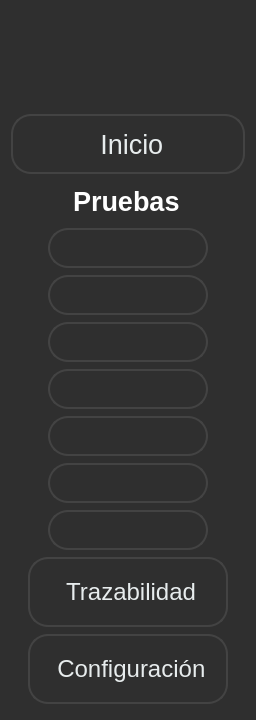
     <widget class="QWidget" name="sidebar" native="true">
      <property name="minimumSize">
       <size>
        <width>256</width>
        <height>720</height>
       </size>
      </property>
      <property name="maximumSize">
       <size>
        <width>256</width>
        <height>768</height>
       </size>
      </property>
      <property name="styleSheet">
       <string notr="true">QWidget{
background-color: rgb(47, 47, 47);

}



QPushButton {
	color: rgb(231, 236, 237);
	background-color: rgb(47, 47, 47);

     border: 2px solid rgb(67, 67, 67); /* Borde para el QStackedWidget */
    border-radius: 20px; /* Bordes redondeados solo para el QStackedWidget */
    padding: 5px; /* Opcional: agrega espacio interno */
}</string>
      </property>
      <layout class="QVBoxLayout" name="verticalLayout">
       <item>
        <layout class="QHBoxLayout" name="horizontalLayout_9">
         <item>
          <spacer name="horizontalSpacer">
           <property name="orientation">
            <enum>Qt::Horizontal</enum>
           </property>
           <property name="sizeType">
            <enum>QSizePolicy::Fixed</enum>
           </property>
           <property name="sizeHint" stdset="0">
            <size>
             <width>20</width>
             <height>17</height>
            </size>
           </property>
          </spacer>
         </item>
         <item>
          <widget class="QLabel" name="lblLogo">
           <property name="minimumSize">
            <size>
             <width>190</width>
             <height>70</height>
            </size>
           </property>
           <property name="maximumSize">
            <size>
             <width>190</width>
             <height>80</height>
            </size>
           </property>
           <property name="text">
            <string/>
           </property>
           <property name="pixmap">
            <pixmap resource="../resources/resources.qrc">:/resources/vectorseek.com-Nidec Logo Vector.png</pixmap>
           </property>
           <property name="scaledContents">
            <bool>true</bool>
           </property>
          </widget>
         </item>
         <item>
          <spacer name="horizontalSpacer_2">
           <property name="orientation">
            <enum>Qt::Horizontal</enum>
           </property>
           <property name="sizeType">
            <enum>QSizePolicy::Fixed</enum>
           </property>
           <property name="sizeHint" stdset="0">
            <size>
             <width>21</width>
             <height>17</height>
            </size>
           </property>
          </spacer>
         </item>
        </layout>
       </item>
       <item>
        <spacer name="verticalSpacer">
         <property name="orientation">
          <enum>Qt::Vertical</enum>
         </property>
         <property name="sizeType">
          <enum>QSizePolicy::Fixed</enum>
         </property>
         <property name="sizeHint" stdset="0">
          <size>
           <width>20</width>
           <height>15</height>
          </size>
         </property>
        </spacer>
       </item>
       <item>
        <widget class="QPushButton" name="btnInicializar">
         <property name="minimumSize">
          <size>
           <width>180</width>
           <height>60</height>
          </size>
         </property>
         <property name="font">
          <font>
           <pointsize>20</pointsize>
          </font>
         </property>
         <property name="styleSheet">
          <string notr="true">color: rgb(231, 236, 237);</string>
         </property>
         <property name="text">
          <string> Inicio</string>
         </property>
         <property name="icon">
          <iconset resource="../resources/resources.qrc">
           <normaloff>:/resources/home.png</normaloff>:/resources/home.png</iconset>
         </property>
         <property name="iconSize">
          <size>
           <width>32</width>
           <height>32</height>
          </size>
         </property>
         <property name="checkable">
          <bool>true</bool>
         </property>
        </widget>
       </item>
       <item>
        <layout class="QHBoxLayout" name="horizontalLayout">
         <item>
          <spacer name="horizontalSpacer_12">
           <property name="orientation">
            <enum>Qt::Horizontal</enum>
           </property>
           <property name="sizeHint" stdset="0">
            <size>
             <width>40</width>
             <height>20</height>
            </size>
           </property>
          </spacer>
         </item>
         <item>
          <widget class="QLabel" name="label">
           <property name="minimumSize">
            <size>
             <width>110</width>
             <height>30</height>
            </size>
           </property>
           <property name="maximumSize">
            <size>
             <width>120</width>
             <height>40</height>
            </size>
           </property>
           <property name="font">
            <font>
             <pointsize>20</pointsize>
             <weight>75</weight>
             <bold>true</bold>
            </font>
           </property>
           <property name="styleSheet">
            <string notr="true">color: rgb(255, 255, 255);</string>
           </property>
           <property name="text">
            <string>Pruebas</string>
           </property>
          </widget>
         </item>
         <item>
          <spacer name="horizontalSpacer_11">
           <property name="orientation">
            <enum>Qt::Horizontal</enum>
           </property>
           <property name="sizeHint" stdset="0">
            <size>
             <width>40</width>
             <height>20</height>
            </size>
           </property>
          </spacer>
         </item>
        </layout>
       </item>
       <item>
        <layout class="QHBoxLayout" name="horizontalLayout_2">
         <property name="spacing">
          <number>0</number>
         </property>
         <item>
          <spacer name="horizontalSpacer_14">
           <property name="orientation">
            <enum>Qt::Horizontal</enum>
           </property>
           <property name="sizeHint" stdset="0">
            <size>
             <width>40</width>
             <height>20</height>
            </size>
           </property>
          </spacer>
         </item>
         <item>
          <widget class="QPushButton" name="btnPrueba1">
           <property name="minimumSize">
            <size>
             <width>160</width>
             <height>30</height>
            </size>
           </property>
           <property name="maximumSize">
            <size>
             <width>120</width>
             <height>40</height>
            </size>
           </property>
           <property name="font">
            <font>
             <pointsize>20</pointsize>
            </font>
           </property>
           <property name="styleSheet">
            <string notr="true">color: rgb(231, 236, 237);</string>
           </property>
           <property name="text">
            <string/>
           </property>
           <property name="icon">
            <iconset resource="../resources/resources.qrc">
             <normaloff>:/resources/number-1 (1).png</normaloff>:/resources/number-1 (1).png</iconset>
           </property>
           <property name="iconSize">
            <size>
             <width>35</width>
             <height>35</height>
            </size>
           </property>
           <property name="checkable">
            <bool>true</bool>
           </property>
          </widget>
         </item>
         <item>
          <spacer name="horizontalSpacer_13">
           <property name="orientation">
            <enum>Qt::Horizontal</enum>
           </property>
           <property name="sizeHint" stdset="0">
            <size>
             <width>40</width>
             <height>20</height>
            </size>
           </property>
          </spacer>
         </item>
        </layout>
       </item>
       <item>
        <layout class="QHBoxLayout" name="horizontalLayout_3">
         <property name="spacing">
          <number>0</number>
         </property>
         <item>
          <spacer name="horizontalSpacer_15">
           <property name="orientation">
            <enum>Qt::Horizontal</enum>
           </property>
           <property name="sizeHint" stdset="0">
            <size>
             <width>40</width>
             <height>20</height>
            </size>
           </property>
          </spacer>
         </item>
         <item>
          <widget class="QPushButton" name="btnPrueba2">
           <property name="minimumSize">
            <size>
             <width>160</width>
             <height>30</height>
            </size>
           </property>
           <property name="maximumSize">
            <size>
             <width>120</width>
             <height>40</height>
            </size>
           </property>
           <property name="font">
            <font>
             <pointsize>20</pointsize>
            </font>
           </property>
           <property name="styleSheet">
            <string notr="true">color: rgb(231, 236, 237);</string>
           </property>
           <property name="text">
            <string/>
           </property>
           <property name="icon">
            <iconset resource="../resources/resources.qrc">
             <normaloff>:/resources/number-2.png</normaloff>:/resources/number-2.png</iconset>
           </property>
           <property name="iconSize">
            <size>
             <width>35</width>
             <height>35</height>
            </size>
           </property>
           <property name="checkable">
            <bool>true</bool>
           </property>
          </widget>
         </item>
         <item>
          <spacer name="horizontalSpacer_16">
           <property name="orientation">
            <enum>Qt::Horizontal</enum>
           </property>
           <property name="sizeHint" stdset="0">
            <size>
             <width>40</width>
             <height>20</height>
            </size>
           </property>
          </spacer>
         </item>
        </layout>
       </item>
       <item>
        <layout class="QHBoxLayout" name="horizontalLayout_4">
         <property name="spacing">
          <number>0</number>
         </property>
         <item>
          <spacer name="horizontalSpacer_18">
           <property name="orientation">
            <enum>Qt::Horizontal</enum>
           </property>
           <property name="sizeHint" stdset="0">
            <size>
             <width>40</width>
             <height>20</height>
            </size>
           </property>
          </spacer>
         </item>
         <item>
          <widget class="QPushButton" name="btnPrueba3">
           <property name="minimumSize">
            <size>
             <width>160</width>
             <height>30</height>
            </size>
           </property>
           <property name="maximumSize">
            <size>
             <width>120</width>
             <height>40</height>
            </size>
           </property>
           <property name="font">
            <font>
             <pointsize>20</pointsize>
            </font>
           </property>
           <property name="styleSheet">
            <string notr="true">color: rgb(231, 236, 237);</string>
           </property>
           <property name="text">
            <string/>
           </property>
           <property name="icon">
            <iconset resource="../resources/resources.qrc">
             <normaloff>:/resources/number-3.png</normaloff>:/resources/number-3.png</iconset>
           </property>
           <property name="iconSize">
            <size>
             <width>35</width>
             <height>35</height>
            </size>
           </property>
           <property name="checkable">
            <bool>true</bool>
           </property>
          </widget>
         </item>
         <item>
          <spacer name="horizontalSpacer_17">
           <property name="orientation">
            <enum>Qt::Horizontal</enum>
           </property>
           <property name="sizeHint" stdset="0">
            <size>
             <width>40</width>
             <height>20</height>
            </size>
           </property>
          </spacer>
         </item>
        </layout>
       </item>
       <item>
        <layout class="QHBoxLayout" name="horizontalLayout_5">
         <property name="spacing">
          <number>0</number>
         </property>
         <item>
          <spacer name="horizontalSpacer_19">
           <property name="orientation">
            <enum>Qt::Horizontal</enum>
           </property>
           <property name="sizeHint" stdset="0">
            <size>
             <width>40</width>
             <height>20</height>
            </size>
           </property>
          </spacer>
         </item>
         <item>
          <widget class="QPushButton" name="btnPrueba4">
           <property name="minimumSize">
            <size>
             <width>160</width>
             <height>30</height>
            </size>
           </property>
           <property name="maximumSize">
            <size>
             <width>120</width>
             <height>40</height>
            </size>
           </property>
           <property name="font">
            <font>
             <pointsize>20</pointsize>
            </font>
           </property>
           <property name="styleSheet">
            <string notr="true">color: rgb(231, 236, 237);</string>
           </property>
           <property name="text">
            <string/>
           </property>
           <property name="icon">
            <iconset resource="../resources/resources.qrc">
             <normaloff>:/resources/number-4.png</normaloff>:/resources/number-4.png</iconset>
           </property>
           <property name="iconSize">
            <size>
             <width>35</width>
             <height>35</height>
            </size>
           </property>
           <property name="checkable">
            <bool>true</bool>
           </property>
          </widget>
         </item>
         <item>
          <spacer name="horizontalSpacer_20">
           <property name="orientation">
            <enum>Qt::Horizontal</enum>
           </property>
           <property name="sizeHint" stdset="0">
            <size>
             <width>40</width>
             <height>20</height>
            </size>
           </property>
          </spacer>
         </item>
        </layout>
       </item>
       <item>
        <layout class="QHBoxLayout" name="horizontalLayout_6">
         <property name="spacing">
          <number>0</number>
         </property>
         <item>
          <spacer name="horizontalSpacer_22">
           <property name="orientation">
            <enum>Qt::Horizontal</enum>
           </property>
           <property name="sizeHint" stdset="0">
            <size>
             <width>40</width>
             <height>20</height>
            </size>
           </property>
          </spacer>
         </item>
         <item>
          <widget class="QPushButton" name="btnPrueba5">
           <property name="minimumSize">
            <size>
             <width>160</width>
             <height>30</height>
            </size>
           </property>
           <property name="maximumSize">
            <size>
             <width>120</width>
             <height>40</height>
            </size>
           </property>
           <property name="font">
            <font>
             <pointsize>20</pointsize>
            </font>
           </property>
           <property name="styleSheet">
            <string notr="true">color: rgb(231, 236, 237);</string>
           </property>
           <property name="text">
            <string/>
           </property>
           <property name="icon">
            <iconset resource="../resources/resources.qrc">
             <normaloff>:/resources/number-5.png</normaloff>:/resources/number-5.png</iconset>
           </property>
           <property name="iconSize">
            <size>
             <width>35</width>
             <height>35</height>
            </size>
           </property>
           <property name="checkable">
            <bool>true</bool>
           </property>
          </widget>
         </item>
         <item>
          <spacer name="horizontalSpacer_21">
           <property name="orientation">
            <enum>Qt::Horizontal</enum>
           </property>
           <property name="sizeHint" stdset="0">
            <size>
             <width>40</width>
             <height>20</height>
            </size>
           </property>
          </spacer>
         </item>
        </layout>
       </item>
       <item>
        <layout class="QHBoxLayout" name="horizontalLayout_7">
         <property name="spacing">
          <number>0</number>
         </property>
         <item>
          <spacer name="horizontalSpacer_23">
           <property name="orientation">
            <enum>Qt::Horizontal</enum>
           </property>
           <property name="sizeHint" stdset="0">
            <size>
             <width>40</width>
             <height>20</height>
            </size>
           </property>
          </spacer>
         </item>
         <item>
          <widget class="QPushButton" name="btnPrueba6">
           <property name="minimumSize">
            <size>
             <width>160</width>
             <height>30</height>
            </size>
           </property>
           <property name="maximumSize">
            <size>
             <width>120</width>
             <height>40</height>
            </size>
           </property>
           <property name="font">
            <font>
             <pointsize>20</pointsize>
            </font>
           </property>
           <property name="styleSheet">
            <string notr="true">color: rgb(231, 236, 237);</string>
           </property>
           <property name="text">
            <string/>
           </property>
           <property name="icon">
            <iconset resource="../resources/resources.qrc">
             <normaloff>:/resources/number-6.png</normaloff>:/resources/number-6.png</iconset>
           </property>
           <property name="iconSize">
            <size>
             <width>35</width>
             <height>35</height>
            </size>
           </property>
           <property name="checkable">
            <bool>true</bool>
           </property>
          </widget>
         </item>
         <item>
          <spacer name="horizontalSpacer_24">
           <property name="orientation">
            <enum>Qt::Horizontal</enum>
           </property>
           <property name="sizeHint" stdset="0">
            <size>
             <width>40</width>
             <height>20</height>
            </size>
           </property>
          </spacer>
         </item>
        </layout>
       </item>
       <item>
        <layout class="QHBoxLayout" name="horizontalLayout_8">
         <property name="spacing">
          <number>0</number>
         </property>
         <item>
          <spacer name="horizontalSpacer_26">
           <property name="orientation">
            <enum>Qt::Horizontal</enum>
           </property>
           <property name="sizeHint" stdset="0">
            <size>
             <width>40</width>
             <height>20</height>
            </size>
           </property>
          </spacer>
         </item>
         <item>
          <widget class="QPushButton" name="btnResultados">
           <property name="minimumSize">
            <size>
             <width>160</width>
             <height>30</height>
            </size>
           </property>
           <property name="maximumSize">
            <size>
             <width>120</width>
             <height>40</height>
            </size>
           </property>
           <property name="font">
            <font>
             <pointsize>20</pointsize>
            </font>
           </property>
           <property name="styleSheet">
            <string notr="true">color: rgb(231, 236, 237);</string>
           </property>
           <property name="text">
            <string/>
           </property>
           <property name="icon">
            <iconset resource="../resources/resources.qrc">
             <normaloff>:/resources/clipboard.png</normaloff>:/resources/clipboard.png</iconset>
           </property>
           <property name="iconSize">
            <size>
             <width>32</width>
             <height>32</height>
            </size>
           </property>
           <property name="checkable">
            <bool>true</bool>
           </property>
          </widget>
         </item>
         <item>
          <spacer name="horizontalSpacer_25">
           <property name="orientation">
            <enum>Qt::Horizontal</enum>
           </property>
           <property name="sizeHint" stdset="0">
            <size>
             <width>40</width>
             <height>20</height>
            </size>
           </property>
          </spacer>
         </item>
        </layout>
       </item>
       <item>
        <layout class="QHBoxLayout" name="layoutbtnTrazabilidad">
         <property name="spacing">
          <number>0</number>
         </property>
         <item>
          <spacer name="horizontalSpacer_6">
           <property name="orientation">
            <enum>Qt::Horizontal</enum>
           </property>
           <property name="sizeHint" stdset="0">
            <size>
             <width>18</width>
             <height>20</height>
            </size>
           </property>
          </spacer>
         </item>
         <item>
          <widget class="QPushButton" name="btnTrazabilidad">
           <property name="minimumSize">
            <size>
             <width>200</width>
             <height>60</height>
            </size>
           </property>
           <property name="maximumSize">
            <size>
             <width>220</width>
             <height>70</height>
            </size>
           </property>
           <property name="font">
            <font>
             <pointsize>18</pointsize>
            </font>
           </property>
           <property name="styleSheet">
            <string notr="true">color: rgb(231, 236, 237);</string>
           </property>
           <property name="text">
            <string> Trazabilidad</string>
           </property>
           <property name="icon">
            <iconset resource="../resources/resources.qrc">
             <normaloff>:/resources/document.png</normaloff>:/resources/document.png</iconset>
           </property>
           <property name="iconSize">
            <size>
             <width>32</width>
             <height>32</height>
            </size>
           </property>
           <property name="checkable">
            <bool>true</bool>
           </property>
          </widget>
         </item>
         <item>
          <spacer name="horizontalSpacer_5">
           <property name="orientation">
            <enum>Qt::Horizontal</enum>
           </property>
           <property name="sizeHint" stdset="0">
            <size>
             <width>18</width>
             <height>20</height>
            </size>
           </property>
          </spacer>
         </item>
        </layout>
       </item>
       <item>
        <layout class="QHBoxLayout" name="layoutbtnConfiguracion">
         <property name="spacing">
          <number>0</number>
         </property>
         <item>
          <spacer name="horizontalSpacer_4">
           <property name="orientation">
            <enum>Qt::Horizontal</enum>
           </property>
           <property name="sizeHint" stdset="0">
            <size>
             <width>18</width>
             <height>20</height>
            </size>
           </property>
          </spacer>
         </item>
         <item>
          <widget class="QPushButton" name="btnConfiguracion">
           <property name="minimumSize">
            <size>
             <width>200</width>
             <height>60</height>
            </size>
           </property>
           <property name="maximumSize">
            <size>
             <width>220</width>
             <height>70</height>
            </size>
           </property>
           <property name="font">
            <font>
             <pointsize>18</pointsize>
            </font>
           </property>
           <property name="styleSheet">
            <string notr="true">color: rgb(231, 236, 237);</string>
           </property>
           <property name="text">
            <string> Configuración</string>
           </property>
           <property name="icon">
            <iconset resource="../resources/resources.qrc">
             <normaloff>:/resources/cogwheel.png</normaloff>:/resources/cogwheel.png</iconset>
           </property>
           <property name="iconSize">
            <size>
             <width>32</width>
             <height>32</height>
            </size>
           </property>
           <property name="checkable">
            <bool>true</bool>
           </property>
          </widget>
         </item>
         <item>
          <spacer name="horizontalSpacer_3">
           <property name="orientation">
            <enum>Qt::Horizontal</enum>
           </property>
           <property name="sizeHint" stdset="0">
            <size>
             <width>18</width>
             <height>20</height>
            </size>
           </property>
          </spacer>
         </item>
        </layout>
       </item>
      </layout>
     </widget>
